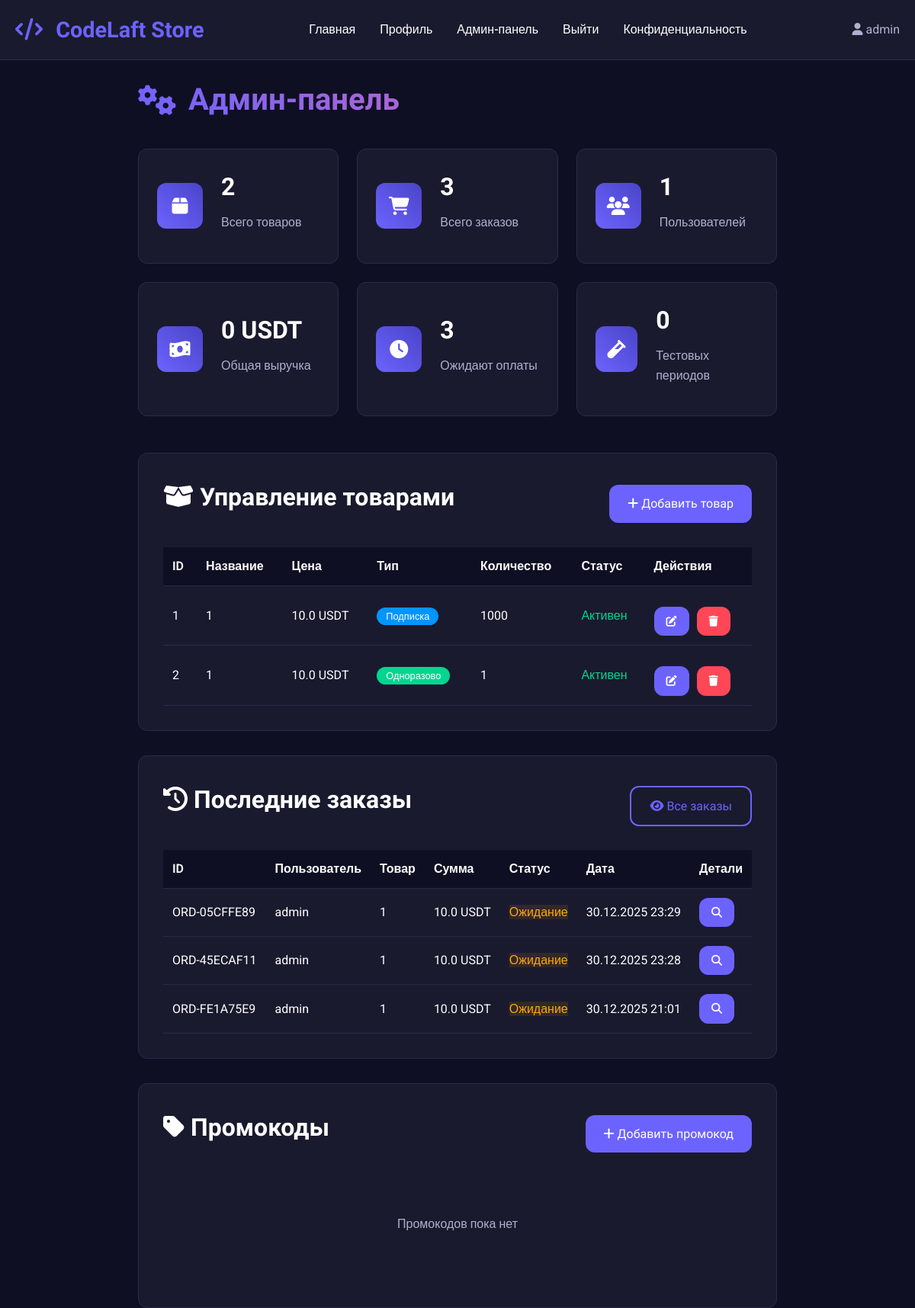
Page /admin (signed in, upper part) on the earlier database version.
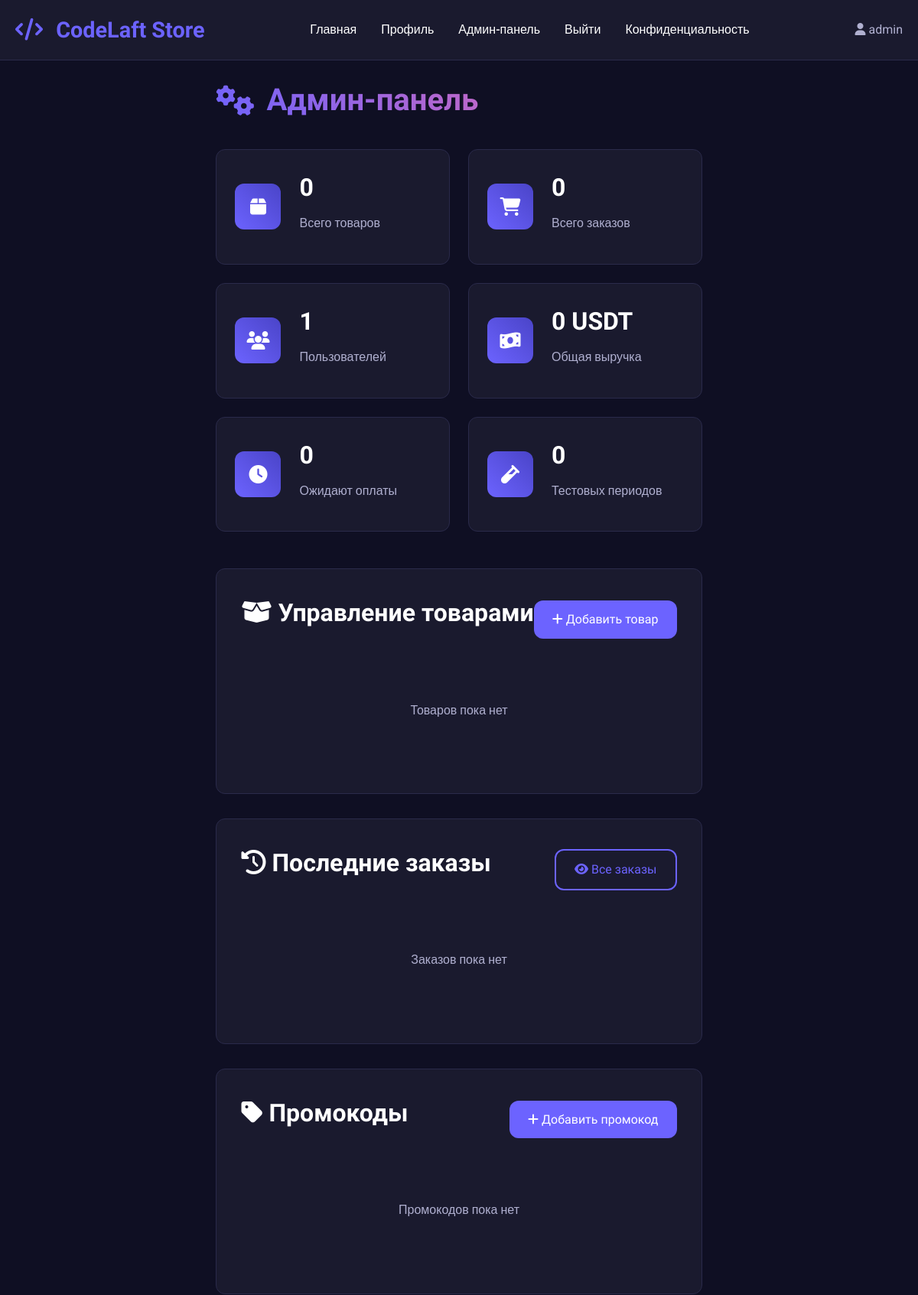
Same page on the later database version.
### app.py (models this page shows, shortened)
class Product(db.Model):
    id = db.Column(db.Integer, primary_key=True)
    name = db.Column(db.String(200), nullable=False)
    description = db.Column(db.Text, nullable=False)
    price = db.Column(db.Float, nullable=False)
    original_price = db.Column(db.Float)  # Цена без скидки
    price_type = db.Column(db.String(20), nullable=False)  # 'one_time' or 'subscription' or 'trial'
    subscription_days = db.Column(db.Integer, default=30)  # For subscription products
    trial_days = db.Column(db.Integer, default=7)  # Для тестового периода
    quantity = db.Column(db.Integer, default=1)
    image_filename = db.Column(db.String(200))
    form_fields = db.Column(db.Text)  # JSON string with form fields
    is_active = db.Column(db.Boolean, default=True)
    is_trial = db.Column(db.Boolean, default=False)  # Флаг тестового товара
    max_trial_per_user = db.Column(db.Integer, default=1)  # Максимум тестовых периодов на пользователя
    created_at = db.Column(db.DateTime, default=datetime.utcnow)
    reviews = db.relationship('Review', backref='product', lazy=True, cascade='all, delete-orphan')
    promocodes = db.relationship('Promocode', backref='product', lazy=True, cascade='all, delete-orphan')

class Order(db.Model):
    id = db.Column(db.Integer, primary_key=True)
    order_id = db.Column(db.String(50), unique=True, nullable=False)
    user_id = db.Column(db.Integer, db.ForeignKey('user.id'), nullable=False)
    product_id = db.Column(db.Integer, db.ForeignKey('product.id'), nullable=False)
    promocode_id = db.Column(db.Integer, db.ForeignKey('promocode.id'), nullable=True)
    quantity = db.Column(db.Integer, default=1)
    amount = db.Column(db.Float, nullable=False)
    original_amount = db.Column(db.Float)  # Сумма без скидки
    discount_amount = db.Column(db.Float, default=0)  # Сумма скидки
    payment_type = db.Column(db.String(20), nullable=False)
    form_data = db.Column(db.Text)  # JSON string with form data
    status = db.Column(db.String(20), default='pending')  # pending, paid, cancelled, expired, trial
    transaction_hash = db.Column(db.String(100))  # Хэш транзакции TRON
    expires_at = db.Column(db.DateTime)  # Для подписок и тестов
    payment_expires_at = db.Column(db.DateTime)  # Время истечения ожидания оплаты
    created_at = db.Column(db.DateTime, default=datetime.utcnow)
    user = db.relationship('User', backref=db.backref('orders', lazy=True))
    product = db.relationship('Product', backref=db.backref('orders', lazy=True))
    promocode = db.relationship('Promocode', backref=db.backref('orders', lazy=True))

class User(UserMixin, db.Model):
    id = db.Column(db.Integer, primary_key=True)
    username = db.Column(db.String(80), unique=True, nullable=False)
    email = db.Column(db.String(120), unique=True, nullable=False)
    password_hash = db.Column(db.String(200), nullable=False)
    created_at = db.Column(db.DateTime, default=datetime.utcnow)
    is_admin = db.Column(db.Boolean, default=False)

### app.py (the view)
@app.route('/admin')
@login_required
def admin_panel():
    if not current_user.is_admin:
        abort(403)
    products = Product.query.all()
    orders = Order.query.order_by(Order.created_at.desc()).all()
    users = User.query.all()
    promocodes = Promocode.query.all()
    reviews = Review.query.order_by(Review.created_at.desc()).all()
    total_revenue = sum(order.amount for order in orders if order.status == 'paid')
    pending_orders = sum(1 for order in orders if order.status == 'pending')
    trial_orders = sum(1 for order in orders if order.status == 'trial')
    total_users = len(users)
    return render_template('admin.html',
                         products=products,
                         orders=orders,
                         users=users,
                         promocodes=promocodes,
                         reviews=reviews,
                         total_revenue=total_revenue,
                         pending_orders=pending_orders,
                         trial_orders=trial_orders,
                         total_users=total_users)

### app.py (called while the page is built)
@app.context_processor
def inject_now():
    return {'now': datetime.utcnow()}

@login_manager.user_loader
def load_user(user_id):
    return User.query.get(int(user_id))

@app.context_processor
def inject_now():
    return {'now': datetime.utcnow(), 'timedelta': timedelta}

@app.before_request
def start_payment_monitor_once():
    global _monitor_started
    if not _monitor_started:
        _monitor_started = True
        monitor_thread = threading.Thread(target=TronPaymentVerifier.start_payment_monitor, daemon=True)
        monitor_thread.start()
        print("Payment monitor started")

### templates/admin.html (shortened to what the changed rows need)
{% extends "base.html" %}
{% block content %}
<div class="admin-container">
    <h1 class="admin-title"><i class="fas fa-cogs"></i> Админ-панель</h1>
    <div class="admin-stats">
        <div class="stat-card">
            <div class="stat-info">
                <h3>{{ products|length }}</h3>
                <p>Всего товаров</p>
            </div>
        </div>
        <div class="stat-card">
            <div class="stat-info">
                <h3>{{ orders|length }}</h3>
                <p>Всего заказов</p>
            </div>
        </div>
        <div class="stat-card">
            <div class="stat-info">
                <h3>{{ pending_orders }}</h3>
                <p>Ожидают оплаты</p>
            </div>
        </div>
    </div>
    <div class="admin-sections">
        <div class="admin-section">
            <div class="section-header">
                <h2><i class="fas fa-box-open"></i> Управление товарами</h2>
                <div class="section-actions">
                </div>
            </div>
            {% if products %}
            <div class="table-responsive">
                <table class="admin-table">
                    <thead>
                        <tr>
                            <th>ID</th>
                            <th>Название</th>
                            <th>Цена</th>
                            <th>Тип</th>
                            <th>Количество</th>
                            <th>Статус</th>
                            <th>Действия</th>
                        </tr>
                    </thead>
                    <tbody>
                        {% for product in products %}
                        <tr>
                            <td>{{ product.id }}</td>
                            <td>{{ product.name }}</td>
                            <td>
                                {% if product.price_type == 'trial' %}
                                    <span class="free-text">БЕСПЛАТНО</span>
                                {% else %}
                                    {{ product.price }} USDT
                                {% endif %}
                            </td>
                            <td>
                                {% if product.price_type == 'trial' %}
                                    <span class="badge badge-trial">
                                        <i class="fas fa-clock"></i> Тест
                                    </span>
                                {% elif product.price_type == 'subscription' %}
                                    <span class="badge badge-subscription">Подписка</span>
                                {% else %}
                                    <span class="badge badge-onetime">Одноразово</span>
                                {% endif %}
                            </td>
                            <td>
                                {% if product.quantity == 0 %}
                                    <span class="text-danger">Безлимитно</span>
                                {% else %}
                                    {{ product.quantity }}
                                {% endif %}
                            </td>
                            <td>
                                {% if product.is_active %}
                                    <span class="status-active">Активен</span>
                                {% else %}
                                    <span class="status-inactive">Неактивен</span>
                                {% endif %}
                            </td>
                            <td>
                                <div class="action-buttons">
                                    <a href="{{ url_for('edit_product', product_id=product.id) }}" class="btn btn-small">
                                        <i class="fas fa-edit"></i>
                                    </a>
                                    <a href="{{ url_for('delete_product', product_id=product.id) }}"
                                       class="btn btn-small btn-danger"
                                       onclick="return confirm('Удалить товар?')">
                                        <i class="fas fa-trash"></i>
                                    </a>
                                </div>
                            </td>
                        </tr>
                        {% endfor %}
                    </tbody>
                </table>
            </div>
            {% else %}
            <p class="no-data">Товаров пока нет</p>
            {% endif %}
        </div>
        <div class="admin-section">
            <div class="section-header">
                <h2><i class="fas fa-history"></i> Последние заказы</h2>
                <div class="section-actions">
                </div>
            </div>
            {% if orders[:5] %}
            <div class="table-responsive">
                <table class="admin-table">
                    <thead>
                        <tr>
                            <th>ID</th>
                            <th>Пользователь</th>
                            <th>Товар</th>
                            <th>Сумма</th>
                            <th>Статус</th>
                            <th>Дата</th>
                            <th>Детали</th>
                        </tr>
                    </thead>
                    <tbody>
                        {% for order in orders[:5] %}
                        <tr>
                            <td>{{ order.order_id }}</td>
                            <td>{{ order.user.username }}</td>
                            <td>{{ order.product.name }}</td>
                            <td>
                                {% if order.amount == 0 %}
                                    <span class="free-text">БЕСПЛАТНО</span>
                                {% else %}
                                    {{ order.amount }} USDT
                                {% endif %}
                            </td>
                            <td>
                                {% if order.status == 'paid' %}
                                    <span class="status-paid">Оплачен</span>
                                {% elif order.status == 'pending' %}
                                    <span class="status-pending">Ожидание</span>
                                {% elif order.status == 'trial' %}
                                    <span class="status-trial">Тест</span>
                                {% elif order.status == 'expired' %}
                                    <span class="status-expired">Истек</span>
                                {% else %}
                                    <span class="status-cancelled">Отменен</span>
                                {% endif %}
                            </td>
                            <td>{{ order.created_at.strftime('%d.%m.%Y %H:%M') }}</td>
                            <td>
                                <a href="{{ url_for('order_details', order_id=order.id) }}" class="btn btn-small">
                                    <i class="fas fa-search"></i>
                                </a>
                            </td>
                        </tr>
                        {% endfor %}
                    </tbody>
                </table>
            </div>
            {% else %}
            <p class="no-data">Заказов пока нет</p>
            {% endif %}
        </div>
        <div class="admin-section">
            <div class="section-header">
                <h2><i class="fas fa-tag"></i> Промокоды</h2>
            </div>
        </div>
    </div>
</div>
{% endblock %}

Differences in the rows shown:
removed Product: id "1", name "1", price "10.0", price_type "Подписка", quantity "1000", is_active "Активен"
removed Product: id "2", name "1", price "10.0", price_type "Одноразово", quantity "1", is_active "Активен"
removed Order: order_id "ORD-05CFFE89", user.username "admin", product.name "1", amount "10.0", status "Ожидание", created_at "30.12.2025 23:29"
removed Order: order_id "ORD-45ECAF11", user.username "admin", product.name "1", amount "10.0", status "Ожидание", created_at "30.12.2025 23:28"
removed Order: order_id "ORD-FE1A75E9", user.username "admin", product.name "1", amount "10.0", status "Ожидание", created_at "30.12.2025 21:01"
Other differences:
{{ products|length }}: "2" → "0"
{{ orders|length }}: "3" → "0"
{{ pending_orders }}: "3" → "0"
text no longer shown: "ID Название Цена Тип Количество Статус Действия ID Пользователь Товар Сумма Статус Дата Детали"
text now shown: "Товаров пока нет Заказов пока нет"
